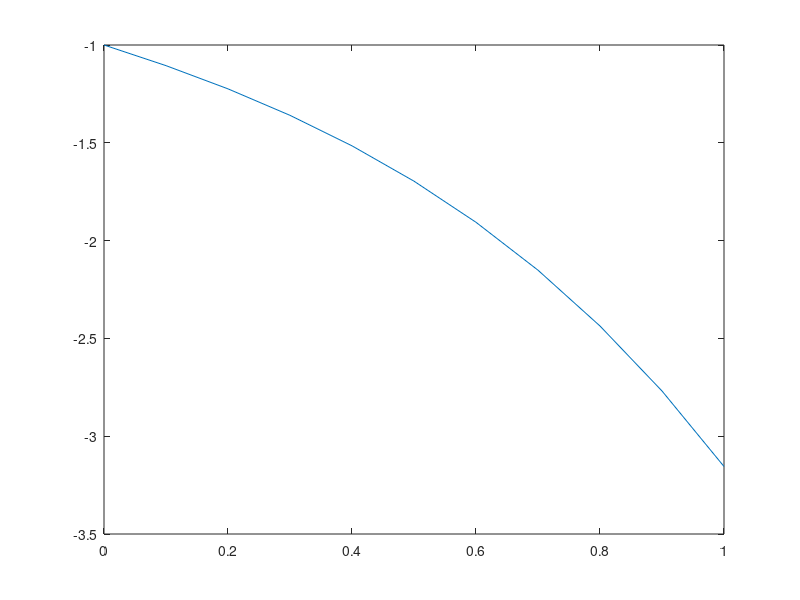

MATLAB code for this plot:
function rk2_ode
f=inline('-x^2+y') % the right side of ODE
h=0.1;
x0=0; % intial argument
y0=-1; %initial value y(x0)
xn=1; % terminal argument
x=x0:h:xn;
y(numel(x))=0; %memory allocation
y(1)=y0;
for i=1:numel(x)-1 
  k=ss(f, h, x(i), y(i));
  y(i+1)=y(i)+1/2*h*(k(1)+k(2));
end
disp([x',y'])
plot(x,y)
function solution=ss(f,h,x,y)
  s=sqrt(3);
  t1=(s-1)/(2*s);
  t2=(s-2)/(4*s);
  t3=(s+1)/(2*s);
  t4=(s+2)/(4*s);
  F=@(k) [f(x+t1*h, y+(h/4)*k(1)+t2*h*k(2))-k(1);
  f(x+t3*h, y+t4*h*k(1)+h/4*k(2))-k(2)];   
  initial_guess=[1;1];
  [solution]=fsolve(F, initial_guess);